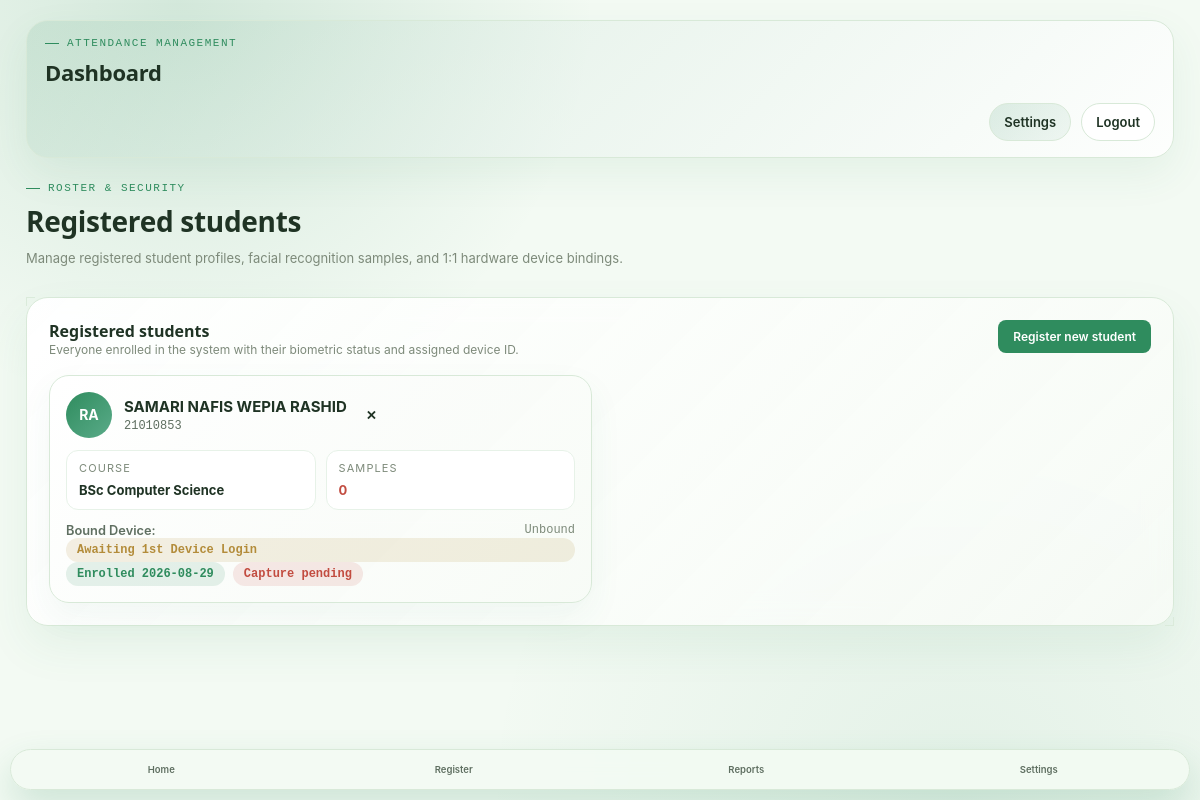
The app's page /students (signed in) with its own data.
### tables this page shows
CREATE TABLE students (
                id            INTEGER PRIMARY KEY AUTOINCREMENT,
                student_id    TEXT UNIQUE NOT NULL,
                full_name     TEXT NOT NULL,
                course        TEXT NOT NULL,
                email         TEXT,
                face_samples  INTEGER DEFAULT 0,
                created_at    TEXT NOT NULL
            , device_name TEXT, device_reset_requested INTEGER DEFAULT 0, device_reset_reason TEXT, device_id TEXT);

### app.py (the view)
@app.route("/students")
def students_page():
    return render_template("students.html", students=db.list_students())

### app.py (called while the page is built)
@app.before_request
def restrict_manager_access():
    is_restricted_api = request.endpoint in MANAGER_API_ENDPOINTS or (request.endpoint == "api_zone" and request.method == "POST")
    is_restricted_page = request.endpoint in MANAGER_PAGES
    if is_restricted_page or is_restricted_api:
        if not session.get("logged_in"):
            if is_restricted_api:
                return jsonify({"ok": False, "error": "Authentication required"}), 401
            return redirect(url_for("login_page"))
        if session.get("role") != "manager":
            if is_restricted_api:
                return jsonify({"ok": False, "error": "Manager access required"}), 403
            flash("Access restricted to Managers.")
            return redirect(url_for("dashboard"))

### database.py (called while the page is built, shortened)
def _prepare_query(query):
    if USE_POSTGRES:
        return query.replace("?", "%s")
    return query

def _execute(conn, query, params=()):
    return conn.execute(_prepare_query(query), params)

def _as_dict(row):
    return dict(row) if row is not None else None

def get_connection():
    conn = sqlite3.connect(DB_PATH)
    conn.row_factory = sqlite3.Row
    return conn

def list_students():
    conn = get_connection()
    rows = _execute(conn, "SELECT * FROM students ORDER BY full_name").fetchall()
    conn.close()
    return [_as_dict(r) for r in rows]

### templates/students.html (shortened to what this page needs)
{% extends "base.html" %}
{% block content %}
<div class="page-head">
  <div class="eyebrow">Roster & Security</div>
  <h1 class="page-title">Registered students</h1>
  <p class="page-sub">Manage registered student profiles, facial recognition samples, and 1:1 hardware device bindings.</p>
</div>
<div class="card">
  <div class="card-header">
    <div>
      <h3 class="section-title">Registered students</h3>
      <p class="section-hint">Everyone enrolled in the system with their biometric status and assigned device ID.</p>
    </div>
    <a href="/register" class="btn btn-primary btn-sm">Register new student</a>
  </div>
  {% if students %}
  <div class="students-grid">
    {% for s in students %}
    <article class="student-card">
      <div class="student-card__top">
        <div class="student-avatar">{{ s.full_name.split()[-1][:2]|upper }}</div>
        <div class="student-card__identity">
          <h4>{{ s.full_name }}</h4>
          <p class="mono">{{ s.student_id }}</p>
        </div>
        <button class="icon-button ghost" type="button" onclick="removeStudent('{{ s.student_id }}')" title="Delete Student">✕</button>
      </div>
      <div class="student-meta">
        <div class="student-meta__item">
          <span>Course</span>
          <strong>{{ s.course }}</strong>
        </div>
        <div class="student-meta__item">
          <span>Samples</span>
          {% if s.face_samples >= 5 %}
            <strong class="accent">{{ s.face_samples }}</strong>
          {% elif s.face_samples > 0 %}
            <strong class="warn">{{ s.face_samples }}</strong>
          {% else %}
            <strong class="danger">0</strong>
          {% endif %}
        </div>
      </div>
      <div class="mt-12 pt-12" style="border-top: 1px solid rgba(255,255,255,0.08); font-size:0.8rem;">
        <div class="flex-between">
          <span style="color:var(--text-mute); font-weight:600;">Bound Device:</span>
          <span class="mono" style="font-size:0.75rem; color:var(--accent);">
            {% if s.device_name %}
              {{ s.device_name }}
            {% elif s.device_id %}
              {{ s.device_id[:16] }}…
            {% else %}
              <span style="color:var(--text-faint);">Unbound</span>
            {% endif %}
          </span>
        </div>
        <div class="mt-8 flex-between">
          {% if s.device_id %}
            <button class="btn btn-ghost btn-sm" type="button" onclick="unbindDevice('{{ s.student_id }}', '{{ s.full_name }}')" style="font-size:0.75rem; padding:4px 8px; width:100%;">
              Unbind / Reset Device
            </button>
          {% else %}
            <span class="badge badge-warn" style="width:100%; text-align:center;">Awaiting 1st Device Login</span>
          {% endif %}
        </div>
      </div>
      <div class="student-footer mt-12">
        <span class="badge badge-ok">Enrolled {{ s.created_at[:10] }}</span>
        {% if s.face_samples >= 5 %}
          <span class="badge badge-ok">Verified</span>
        {% elif s.face_samples > 0 %}
          <span class="badge badge-warn">Needs Samples</span>
        {% else %}
          <span class="badge badge-danger">Capture pending</span>
        {% endif %}
      </div>
    </article>
    {% endfor %}
  </div>
  {% else %}
  <div class="empty-state">No students registered yet — start on the Register page.</div>
  {% endif %}
</div>
{% endblock %}

### records on screen
students: full_name "RA", full_name "SAMARI NAFIS WEPIA RASHID", student_id "21010853", course "BSc Computer Science", face_samples "0", created_at "2026-08-29"
